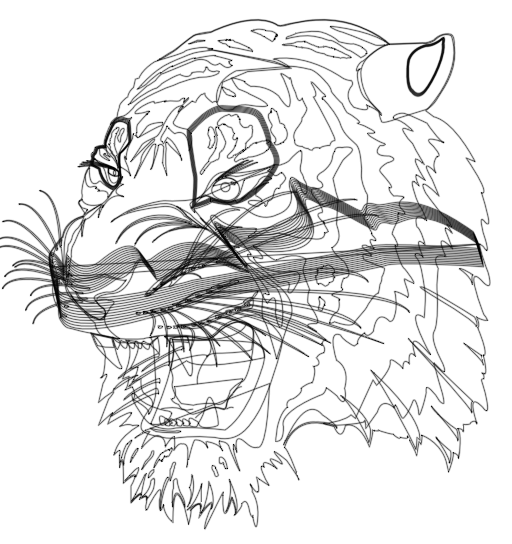

Here is the Python script that generated this plot:
#!/usr/bin/env python
# -*- coding: utf-8 -*-
# -----------------------------------------------------------------------------
# Copyright (C) 2013 Nicolas P. Rougier. All rights reserved.
# 
# Redistribution and use in source and binary forms, with or without
# modification, are permitted provided that the following conditions are met:
# 
# 1. Redistributions of source code must retain the above copyright notice,
#    this list of conditions and the following disclaimer.
# 
# 2. Redistributions in binary form must reproduce the above copyright
#    notice, this list of conditions and the following disclaimer in the
#    documentation and/or other materials provided with the distribution.
# 
# THIS SOFTWARE IS PROVIDED BY NICOLAS P. ROUGIER ''AS IS'' AND ANY EXPRESS OR
# IMPLIED WARRANTIES, INCLUDING, BUT NOT LIMITED TO, THE IMPLIED WARRANTIES OF
# MERCHANTABILITY AND FITNESS FOR A PARTICULAR PURPOSE ARE DISCLAIMED. IN NO
# EVENT SHALL NICOLAS P. ROUGIER OR CONTRIBUTORS BE LIABLE FOR ANY DIRECT,
# INDIRECT, INCIDENTAL, SPECIAL, EXEMPLARY, OR CONSEQUENTIAL DAMAGES
# (INCLUDING, BUT NOT LIMITED TO, PROCUREMENT OF SUBSTITUTE GOODS OR SERVICES;
# LOSS OF USE, DATA, OR PROFITS; OR BUSINESS INTERRUPTION) HOWEVER CAUSED AND
# ON ANY THEORY OF LIABILITY, WHETHER IN CONTRACT, STRICT LIABILITY, OR TORT
# (INCLUDING NEGLIGENCE OR OTHERWISE) ARISING IN ANY WAY OUT OF THE USE OF
# THIS SOFTWARE, EVEN IF ADVISED OF THE POSSIBILITY OF SUCH DAMAGE.
# 
# The views and conclusions contained in the software and documentation are
# those of the authors and should not be interpreted as representing official
# policies, either expressed or implied, of Nicolas P. Rougier.
# -----------------------------------------------------------------------------
import sys
import numpy as np
import OpenGL.GL as gl
import OpenGL.GLUT as glut
import fbo

# -------------------------------------
def on_display():
    gl.glClearColor(1,1,1,1);
    gl.glClear(gl.GL_COLOR_BUFFER_BIT | gl.GL_DEPTH_BUFFER_BIT)
    collection.draw()
    glut.glutSwapBuffers()

# -------------------------------------
def on_reshape(width, height):
    gl.glViewport(0, 0, width, height)

# -------------------------------------
def on_keyboard(key, x, y):
    if key == '\033': sys.exit()
    if key == ' ': fbo.save(on_display, "gl-tiger.png")


# -------------------------------------
def svg_open(filename):
    dom = xml.dom.minidom.parse(filename)
    tag = dom.documentElement
    if tag.tagName != 'svg':
        raise ValueError('document is <%s> instead of <svg>'%tag.tagName)
    path_re = re.compile(r'([MLHVCSQTAZ])([^MLHVCSQTAZ]+)', re.IGNORECASE)
    float_re = re.compile(r'(?:[\s,]*)([+-]?\d+(?:\.\d+)?)')
    path = Path()
    for tag in tag.getElementsByTagName('g'):
        for tag in tag.getElementsByTagName('path'):
            for cmd, values in path_re.findall(tag.getAttribute('d')):
                points = [float(v) for v in float_re.findall(values)]
                path.svg_parse(cmd, points)
    return path.vertices


# -----------------------------------------------------------------------------
if __name__ == '__main__':
    import re
    import xml.dom
    import xml.dom.minidom
    from glagg import Path, PathCollection

    glut.glutInit(sys.argv)
    glut.glutInitDisplayMode(glut.GLUT_DOUBLE | glut.GLUT_RGB)
    glut.glutCreateWindow("SVG Tiger")
    glut.glutReshapeWindow(512,512+32)
    glut.glutDisplayFunc(on_display)
    glut.glutReshapeFunc(on_reshape)
    glut.glutKeyboardFunc(on_keyboard)

    collection = PathCollection()
    def dist(v0,v1):
        x0,y0 = v0
        x1,y1 = v1
        dx,dy = (x1-x0), (y1-y0)
        return dx*dx+dy*dy
    vertices = svg_open('tiger.svg')
    for V in vertices:
        closed = dist(V[0],V[-1]) < 1e-10
        V = np.array(V)
        V[:,1] = -V[:,1]
        V += (180,380)
        collection.append(V, closed=closed, linewidth=.25)

    glut.glutMainLoop()
